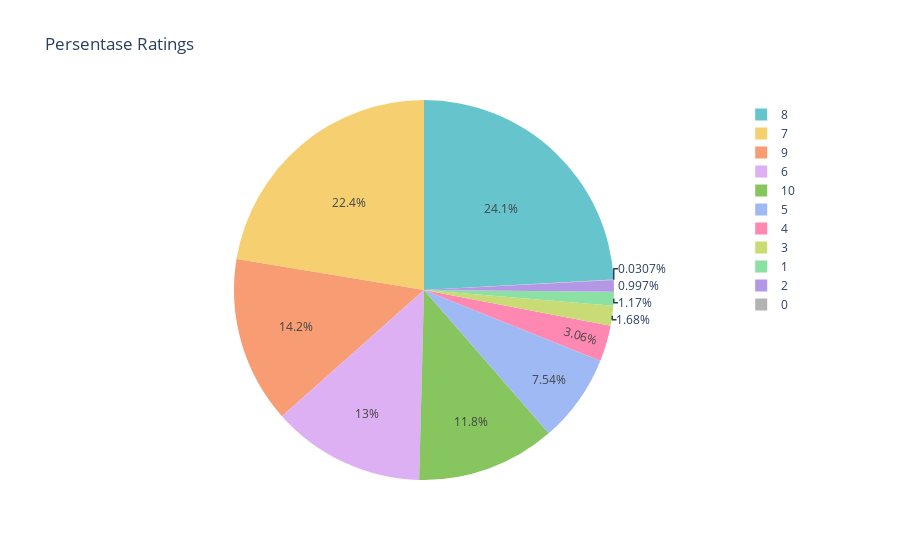

Notebook code for this chart:
### Code cell
# Menghitung jumlah rating untuk setiap nilai
rating_counts = ratings_df['Ratings'].value_counts()

# Mengubahnya ke format persentase
rating_percentages = rating_counts / len(ratings_df) * 100

# Membuat pie chart 
fig = px.pie(
    values=rating_percentages.values, 
    names=rating_percentages.index,
    title="Persentase Ratings",
    color_discrete_sequence=px.colors.qualitative.Pastel
)

# Menampilkan pie chart
fig.show()

### Figure 1 — Plotly figure (JSON) as saved in the notebook; plotly's stock layout.template omitted (floating-point values rounded to 4 significant figures)
{"data": [{"domain": {"x": [0, 1], "y": [0, 1]}, "hovertemplate": "label=%{label}<br>value=%{value}<extra></extra>", "labels": [8, 7, 9, 6, 10, 5, 4, 3, 1, 2, 0], "legendgroup": "", "name": "", "showlegend": true, "type": "pie", "values": [24.12, 22.4, 14.16, 13.03, 11.8, 7.539, 3.061, 1.681, 1.175, 0.9972, 0.03066]}], "layout": {"legend": {"tracegroupgap": 0}, "piecolorway": ["rgb(102, 197, 204)", "rgb(246, 207, 113)", "rgb(248, 156, 116)", "rgb(220, 176, 242)", "rgb(135, 197, 95)", "rgb(158, 185, 243)", "rgb(254, 136, 177)", "rgb(201, 219, 116)", "rgb(139, 224, 164)", "rgb(180, 151, 231)", "rgb(179, 179, 179)"], "title": {"text": "Persentase Ratings"}}}
